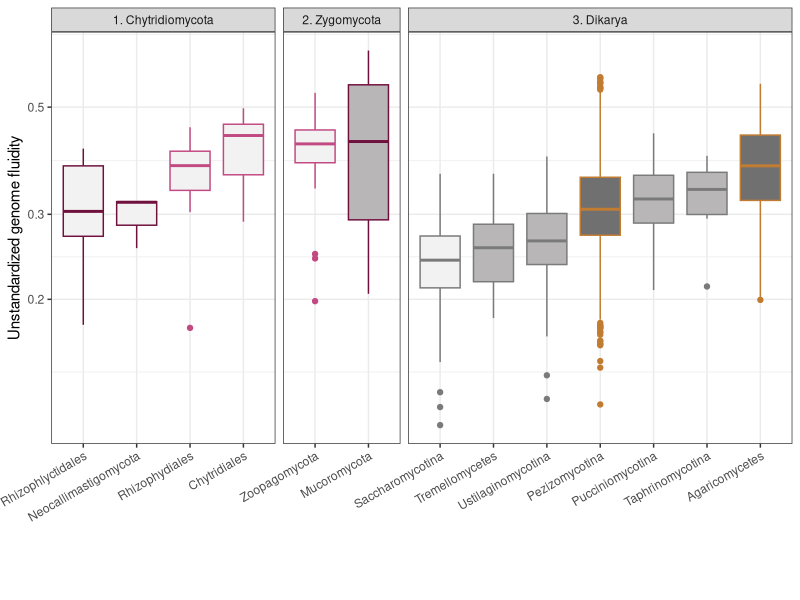
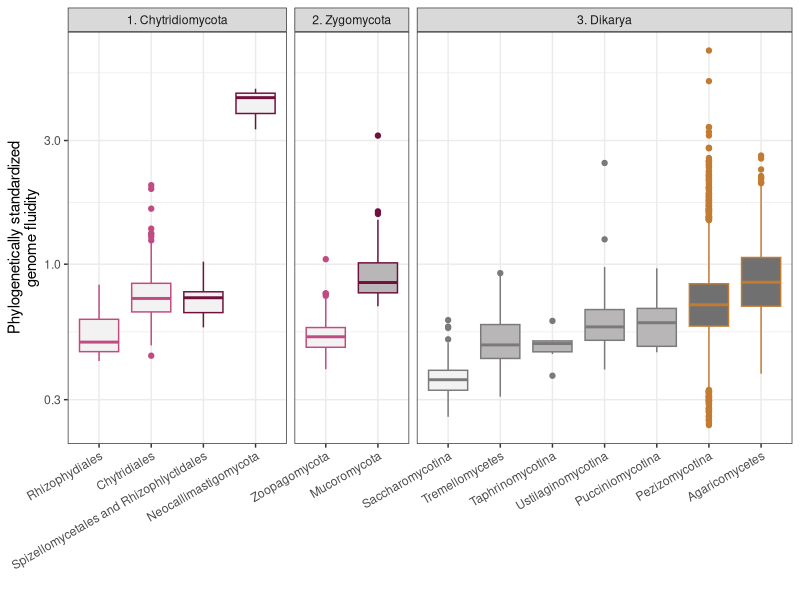
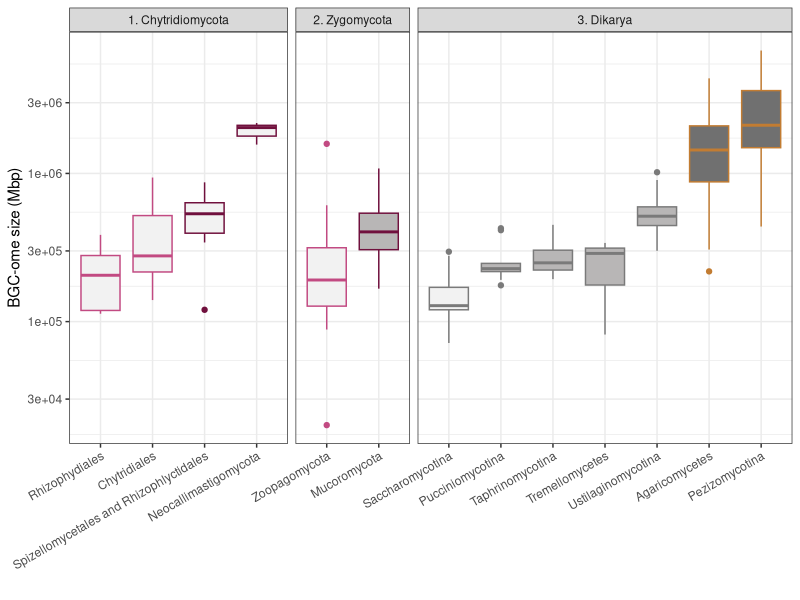

Write the R code that produced these figures, in order.
library(ggplot2)

dat <- read.table("Plotting_Input.txt", header=T, sep='\t')
dat2 <- read.table("BGCome_Size_Plotting_Input.txt", header=T, sep='\t')

colors <- c('#c24a82', '#70103d', '#7a7a7a', '#c27c32')
names(colors) <- c('Diploid+ dominant', 'Haploid dominant', 'Dikaryotic', 'Dikaryotic - HET enriched')

fills <- c('#707070', '#b8b6b6', '#f2f2f2', '#f2f2f2', '#f2f2f2')
names(fills) <- c('Complex multicellularity', 'Some complex multicellularity', 'Yeast', 'Zoosporic', 'Other')

pdf("genome_fluidity.pdf", height=4.5, width=12)
ggplot(dat, aes(x = reorder(group, genome_fluidity, FUN = median), y=genome_fluidity, color=ploidy_status, fill=morphology)) + geom_boxplot(show.legend=F) + scale_y_log10() + facet_grid(.~large_clade, space='free', scales='free_x') + theme_bw() + theme(axis.text.x = element_text(angle = 30, vjust = 1, hjust=1)) + theme(legend.position='bottom') + xlab("") + ylab("Unstandardized genome fluidity") + scale_fill_manual(values=fills) + scale_color_manual(values=colors)
dev.off()

pdf("genome_fluidity_standardized.pdf", height=4.5, width=12)
ggplot(dat, aes(x = reorder(group, genome_fluidity_standardized, FUN = median), y=genome_fluidity_standardized, color=ploidy_status, fill=morphology)) + geom_boxplot(show.legend=F) + scale_y_log10() + facet_grid(.~large_clade, space='free', scales='free_x') + theme_bw() + theme(axis.text.x = element_text(angle = 30, vjust = 1, hjust=1)) + theme(legend.position='bottom') + xlab("") + ylab("Phylogenetically standardized\ngenome fluidity") + scale_fill_manual(values=fills) + scale_color_manual(values=colors)
dev.off()

pdf("bgcome_size.pdf", height=4.5, width=12)
ggplot(dat2, aes(x = reorder(clade, bgcome_size, FUN = median), y=bgcome_size, color=ploidy_status, fill=morphology)) + geom_boxplot(show.legend=F) + scale_y_log10() + facet_grid(.~large_clade, space='free', scales='free_x') + theme_bw() + theme(axis.text.x = element_text(angle = 30, vjust = 1, hjust=1)) + theme(legend.position='bottom') + xlab("") + ylab("BGC-ome size (Mbp)") + scale_fill_manual(values=fills) + scale_color_manual(values=colors)
dev.off()

